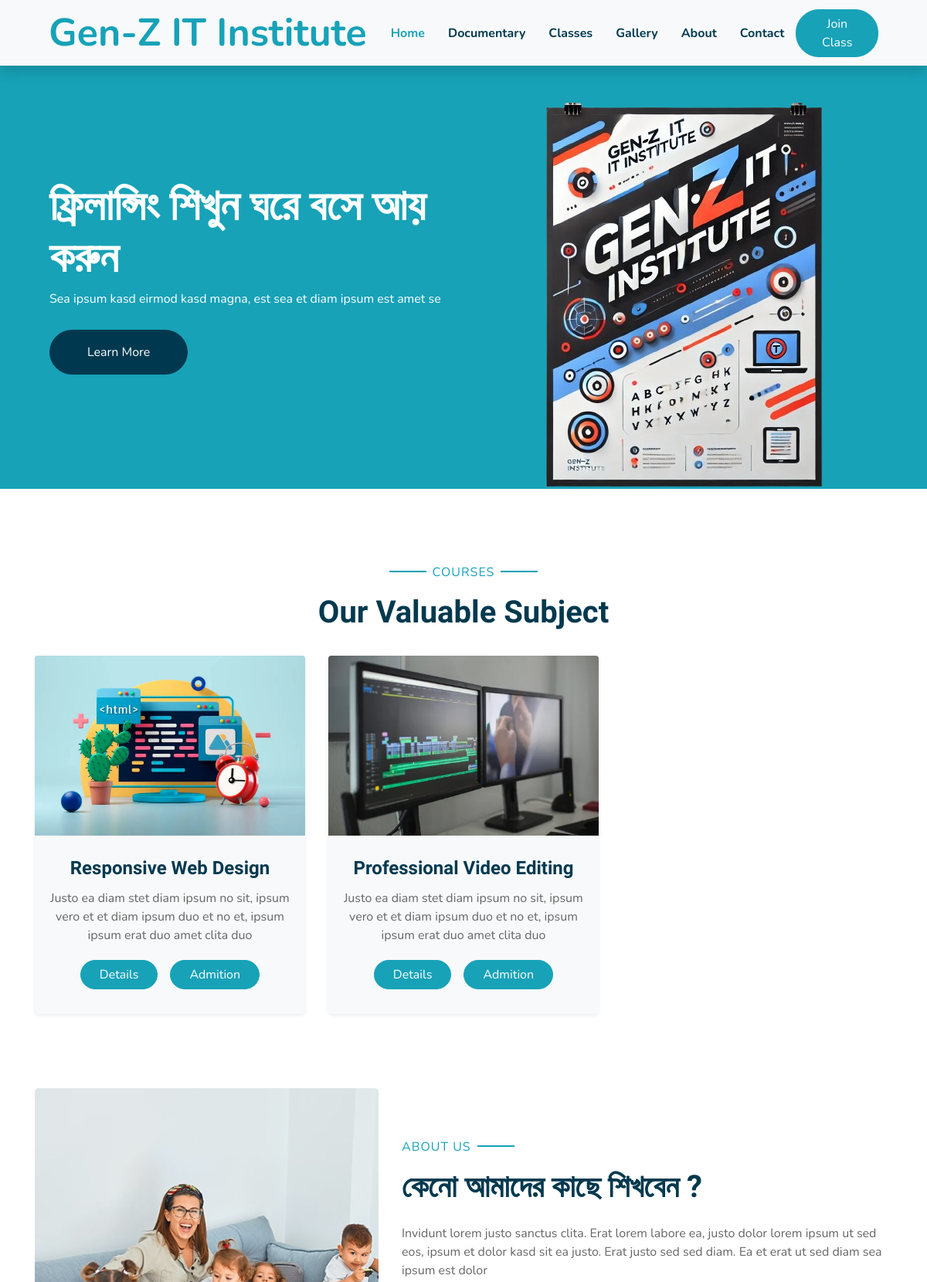
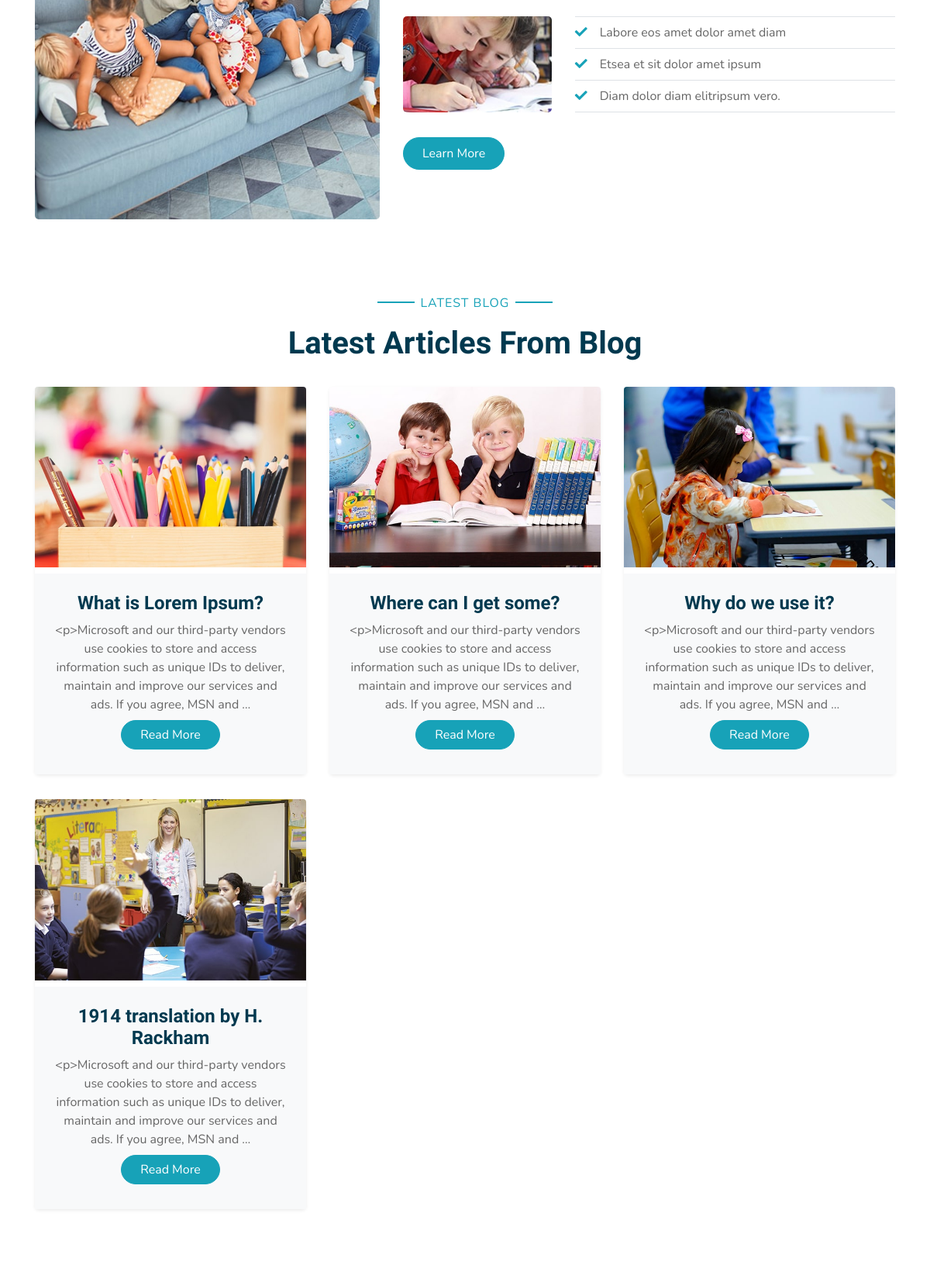
The page / (upper part) on the database its author committed (2 pictures, top to bottom).
### course/models.py (models this page shows, shortened)
class courseModel(models.Model):
    title=models.CharField(max_length=30, unique=True)
    image = models.ImageField(upload_to='course')
    description = models.TextField(max_length=200, unique=True)
    duration = models.CharField(max_length=10)
    classNumber = models.IntegerField()
    price = models.IntegerField()

### blog/models.py (models this page shows, shortened)
class blogModel(models.Model):
    title = models.CharField(max_length=200, unique=True)
    slug = models.SlugField()
    image = models.FileField(upload_to='blogImage')
    description = RichTextField()
    category = models.ForeignKey(blogCatagory, on_delete=models.CASCADE)
    post_date = models.DateTimeField(auto_now=True)

### home/views.py (the view)
# urls.py: path('', homePage, name='home'),
def homePage(request):
    course = courseModel.objects.all()
    doc = blogModel.objects.all()
    team = teamModel.objects.all()
    context = {
        'course':course,
        'doc':doc,
        'team':team,
    }
    return render(request, 'index.html', context)

### templates/index.html (shortened to what this page needs)
{% extends 'base/core.html' %}
{% load static %}
{% block body %}
    <div class="container-fluid bg-primary px-0 px-md-5 mb-5">
        <div class="row align-items-center px-3">
            <div class="col-lg-6 text-center text-lg-left">
                <h1 class="display-4 font-weight-bold text-white">ফ্রিলান্সিং শিখুন ঘরে বসে আয় করুন</h1>
                <p class="text-white mb-4">Sea ipsum kasd eirmod kasd magna, est sea et diam ipsum est amet se</p>
                <a href="" class="btn btn-secondary mt-1 py-3 px-5">Learn More</a>
            </div>
            <div class="col-lg-6 text-center text-lg-right">
                <img class="img-fluid mt-5" src="{% static 'img/banner1.png' %}" alt="">
            </div>
        </div>
    </div>
    <div class="container-fluid pt-5">
        <div class="container">
            <div class="text-center pb-2">
                <p class="section-title px-5"><span class="px-2">Courses</span></p>
                <h1 class="mb-4">Our Valuable Subject</h1>
            </div>
            <div class="row">
                {% for course in course %}
                <div class="col-lg-4 mb-5">
                    <div class="card border-0 bg-light shadow-sm pb-2">
                        <img class="card-img-top mb-2" src="{{ course.image.url }}" alt="">
                        <div class="card-body text-center">
                            <h4 class="card-title">{{ course.title }}</h4>
                            <p class="card-text">Justo ea diam stet diam ipsum no sit, ipsum vero et et diam ipsum duo et no et, ipsum ipsum erat duo amet clita duo</p>
                        </div>
                        <div class="d-flex justify-content-center mb-4">
                            <a href="{% url 'sc' id=course.id %}" class="btn btn-primary px-4 mx-2">Details</a>
                            <a href="{% url 'booking' %}" class="btn btn-primary px-4 mx-2">Admition</a>
                        </div>
                    </div>
                </div>
                {% endfor %}
            </div>
        </div>
    </div>
    <div class="container-fluid py-5">
        <div class="container">
            <div class="row align-items-center">
                <div class="col-lg-5">
                    <img class="img-fluid rounded mb-5 mb-lg-0" src="{% static 'img/about-1.jpg' %}" alt="">
                </div>
                <div class="col-lg-7">
                    <p class="section-title pr-5"><span class="pr-2">About Us</span></p>
                    <h1 class="mb-4">কেনো আমাদের কাছে শিখবেন ?</h1>
                    <p>Invidunt lorem justo sanctus clita. Erat lorem labore ea, justo dolor lorem ipsum ut sed eos,
                        ipsum et dolor kasd sit ea justo. Erat justo sed sed diam. Ea et erat ut sed diam sea ipsum est
                        dolor</p>
                    <div class="row pt-2 pb-4">
                        <div class="col-6 col-md-4">
                            <img class="img-fluid rounded" src="img/about-2.jpg" alt="">
                        </div>
                        <div class="col-6 col-md-8">
                            <ul class="list-inline m-0">
                                <li class="py-2 border-top border-bottom"><i class="fa fa-check text-primary mr-3"></i>Labore eos amet dolor amet diam</li>
                                <li class="py-2 border-bottom"><i class="fa fa-check text-primary mr-3"></i>Etsea et sit dolor amet ipsum</li>
                                <li class="py-2 border-bottom"><i class="fa fa-check text-primary mr-3"></i>Diam dolor diam elitripsum vero.</li>
                            </ul>
                        </div>
                    </div>
                    <a href="" class="btn btn-primary mt-2 py-2 px-4">Learn More</a>
                </div>
            </div>
        </div>
    </div>
    <div class="container-fluid pt-5">
        <div class="container">
            <div class="text-center pb-2">
                <p class="section-title px-5"><span class="px-2">Latest Blog</span></p>
                <h1 class="mb-4">Latest Articles From Blog</h1>
            </div>
            <div class="row pb-3">
                {% for post in doc %}
                <div class="col-lg-4 mb-4">
                    <div class="card border-0 shadow-sm mb-2">
                        <img class="card-img-top mb-2" src="{{ post.image.url }}" alt="">
                        <div class="card-body bg-light text-center p-4">
                            <h4 class="">{{ post.title }}</h4>
                            {{ post.description |truncatewords:30 }}
                            <a href="{% url 'single' slug=post.slug %}" class="btn btn-primary px-4 mx-auto my-2">Read More</a>
                        </div>
                    </div>
                </div>
                {% endfor %}
            </div>
        </div>
    </div>
{% endblock %}

### rows shown on the page
courseModel: image (picture), title "Responsive Web Design"
courseModel: image (picture), title "Professional Video Editing"
blogModel: image (picture), title "What is Lorem Ipsum?", description "<p>Microsoft and our third-party vendors use cookies to store and access information such as unique IDs to deliver, maintain and improve our services and ads. If you agree, MSN and …"
blogModel: image (picture), title "Where can I get some?", description "<p>Microsoft and our third-party vendors use cookies to store and access information such as unique IDs to deliver, maintain and improve our services and ads. If you agree, MSN and …"
blogModel: image (picture), title "Why do we use it?", description "<p>Microsoft and our third-party vendors use cookies to store and access information such as unique IDs to deliver, maintain and improve our services and ads. If you agree, MSN and …"
blogModel: image (picture), title "1914 translation by H. Rackham", description "<p>Microsoft and our third-party vendors use cookies to store and access information such as unique IDs to deliver, maintain and improve our services and ads. If you agree, MSN and …"
